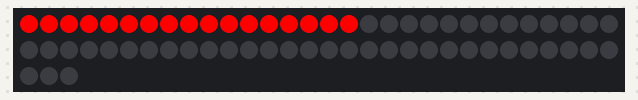
Simulated run of this program. Board: Raspberry Pi (BCM pin numbers). On the bench: 63 RGB LEDs in strip order, left to right, continuing on the next row.

Above: at 1.51 s.
At 8.53 s:
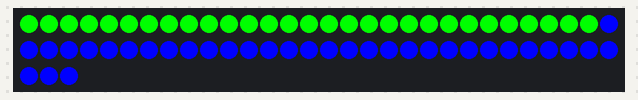
At 15.24 s:
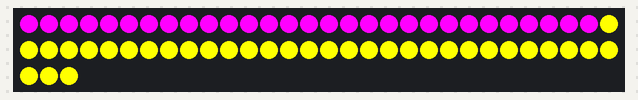
At 18.66 s:
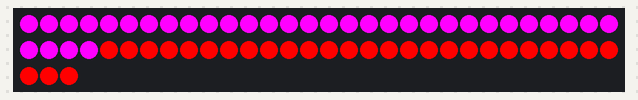
At 28.66 s:
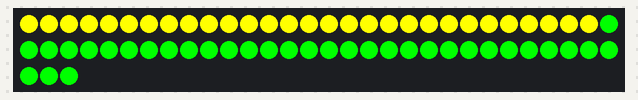
At 38.78 s:
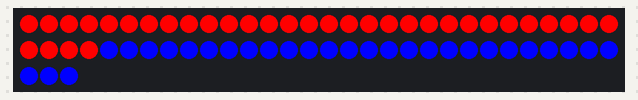

The program:

wipe.py
```python
#Ran from raspberry pi
import board
import neopixel
import time

numOfPixels = 63
ORDER = neopixel.GRB
pixels = neopixel.NeoPixel(board.D18, numOfPixels, brightness=1, auto_write=False, pixel_order=ORDER)
pixels.fill((0,0,0))
pixels.show()

colorIndex = 0
ledDir = 1

colorList = []
colorList.append((255,0,0))
colorList.append((0,0,255))
colorList.append((0,255,0))
colorList.append((255,255,0))
colorList.append((255,0,255))


while True:
    color = colorList[colorIndex]
    if colorIndex == len(colorList) - 1:
        colorIndex = 0
    else:
        colorIndex += 1
    if ledDir == 1:
        for i in range(numOfPixels):
            pixels[i] = color
            pixels.show()
            time.sleep(((1/10)*(i-31)*(i-31) + 8)/800)
    elif ledDir == -1:

        for i in range(numOfPixels-1, 0, -1):

            pixels[i] = color
            pixels.show()
            time.sleep(((1/10)*(i-31)*(i-31) + 8)/800)

    ledDir *= -1
```
